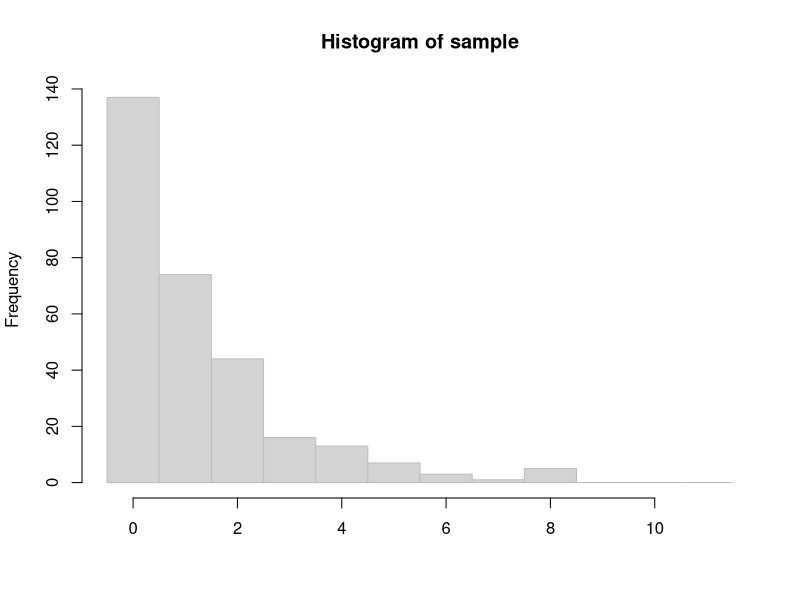

Recreate this plot in R.
## ---- chunk 1
Pm <- 0.471
UUM <- (1-Pm)^2*Pm
UUM
## ---- chunk 2
MeanWait <- 1/Pm
MeanWait

## ---- chunk 3
Avgwait <- sqrt((1-Pm)/Pm^2)
Avgwait

## ---- chunk 4

sample <- rgeom(300, prob = .471)
summary(sample)
hist(sample, breaks=seq(-0.5,12,1), col='light grey', border='grey', xlab = '')


## ---- chunk 5
Pm <- .3
MeanWait <- 1/Pm
MeanWait

## ---- chunk 6
Avgwait <- sqrt((1-Pm)/Pm^2)
Avgwait

